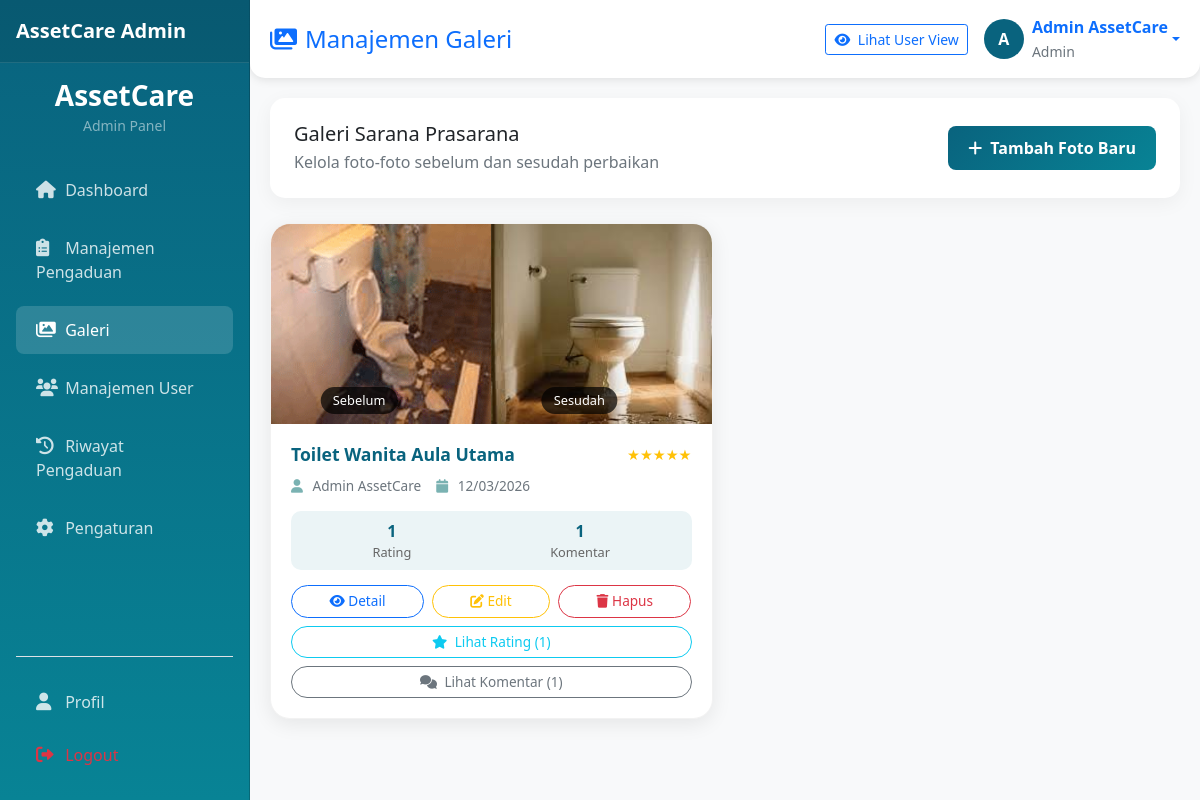
Page /admin/galeri.php (signed in) on the committed database.
### tables this page shows
CREATE TABLE `galeri` (
  `id` int(11) NOT NULL,
  `user_id` int(11) NOT NULL,
  `judul` varchar(255) NOT NULL,
  `foto_before` varchar(255) NOT NULL,
  `foto_after` varchar(255) NOT NULL,
  `deskripsi` text DEFAULT NULL,
  `created_at` timestamp NOT NULL DEFAULT current_timestamp(),
  `updated_at` timestamp NOT NULL DEFAULT current_timestamp() ON UPDATE current_timestamp()
);

CREATE TABLE `users` (
  `id` int(11) NOT NULL,
  `nama` varchar(100) NOT NULL,
  `email` varchar(100) NOT NULL,
  `password` varchar(255) NOT NULL,
  `role` enum('pegawai','admin') DEFAULT 'pegawai',
  `status` varchar(10) DEFAULT 'aktif',
  `created_at` timestamp NOT NULL DEFAULT current_timestamp(),
  `updated_at` timestamp NOT NULL DEFAULT current_timestamp() ON UPDATE current_timestamp()
);

### config/database.php (called while the page is built, shortened)
<?php
class Database {
    private $host = "localhost";
    private $username = "root";
    private $password = "";
    private $database = "sapraskantor";
    public $conn;
    public function __construct() {
        $this->conn = new mysqli($this->host, $this->username, $this->password, $this->database);
    }
    public function query($sql) {
        return $this->conn->query($sql);
    }
}
?>

### admin/galeri.php (the view, shortened to what this page needs)
<?php
require_once '../config/database.php';
$db = new Database();
$query = "SELECT g.*, u.nama as uploader_nama,
          COUNT(DISTINCT r.id) as total_rating,
          COUNT(DISTINCT k.id) as total_komentar,
          COALESCE(AVG(r.rating), 0) as avg_rating
          FROM galeri g
          LEFT JOIN users u ON g.user_id = u.id
          LEFT JOIN rating_galeri r ON g.id = r.galeri_id
          LEFT JOIN komentar_galeri k ON g.id = k.galeri_id
          GROUP BY g.id
          ORDER BY g.created_at DESC";
$result = $db->query($query);
$galeri = $result ? $result->fetch_all(MYSQLI_ASSOC) : [];
?>
<!DOCTYPE html>
<html lang="id">
<head>
    <link href="https://cdn.jsdelivr.net/npm/bootstrap@5.1.3/dist/css/bootstrap.min.css" rel="stylesheet">
    <link rel="stylesheet" href="https://cdnjs.cloudflare.com/ajax/libs/font-awesome/6.0.0/css/all.min.css">
    <link rel="stylesheet" href="https://cdnjs.cloudflare.com/ajax/libs/animate.css/4.1.1/animate.min.css">
</head>
<body>
    <?php include 'sidebar.php'; ?>
    <div class="main-content">
        <div class="navbar-top d-flex justify-content-between align-items-center">
            <h4 class="mb-0 text-primary"><i class="fas fa-images me-2"></i>Manajemen Galeri</h4>
            <div class="d-flex align-items-center gap-3">
                <a href="../user/galeri.php" target="_blank" class="btn btn-outline-primary btn-sm"><i class="fas fa-eye me-1"></i> Lihat User View</a>
                <div class="dropdown">
                    <a href="#" class="d-flex align-items-center text-decoration-none dropdown-toggle" data-bs-toggle="dropdown">
                        <div class="profile-avatar me-2"><?php echo isset($_SESSION['nama']) ? substr($_SESSION['nama'], 0, 1) : 'A'; ?></div>
                        <div class="d-none d-md-block">
                            <span class="fw-bold"><?php echo $_SESSION['nama'] ?? 'Admin'; ?></span><br>
                            <small class="text-muted">Admin</small>
                        </div>
                    </a>
                </div>
            </div>
        </div>
        <div class="card p-4 mb-4" style="background: white; border-radius: 15px; border: none; box-shadow: 0 5px 20px rgba(0,0,0,0.05);">
            <div class="d-flex justify-content-between align-items-center">
                <div>
                    <h5 class="mb-1">Galeri Sarana Prasarana</h5>
                    <p class="text-muted mb-0">Kelola foto-foto sebelum dan sesudah perbaikan</p>
                </div>
                <button class="btn btn-primary-custom" data-bs-toggle="modal" data-bs-target="#tambahModal">
                    <i class="fas fa-plus me-2"></i>Tambah Foto Baru
                </button>
            </div>
        </div>
        <?php if (empty($galeri)): ?>
            <div class="empty-state animate__animated animate__fadeIn">
                <i class="fas fa-camera"></i>
                <h5 class="text-muted">Belum ada foto</h5>
                <p class="mb-3">Klik tombol "Tambah Foto Baru" untuk mulai mengunggah</p>
                <button class="btn btn-primary-custom" data-bs-toggle="modal" data-bs-target="#tambahModal">Tambah Foto Pertama</button>
            </div>
        <?php else: ?>
            <div class="galeri-grid">
                <?php foreach ($galeri as $g): ?>
                    <div class="galeri-card animate__animated animate__fadeInUp">
                        <div class="foto-container">
                            <img src="../assets/uploads/galeri/<?php echo $g['foto_before']; ?>" onerror="this.src='../assets/images/no-image.jpg'">
                            <img src="../assets/uploads/galeri/<?php echo $g['foto_after']; ?>" onerror="this.src='../assets/images/no-image.jpg'">
                            <span class="foto-label">Sebelum</span>
                            <span class="foto-label after">Sesudah</span>
                        </div>
                        <div class="card-content">
                            <div class="card-header-info">
                                <h6 class="card-title" title="<?php echo htmlspecialchars($g['judul']); ?>"><?php echo htmlspecialchars(substr($g['judul'],0,40)) . (strlen($g['judul'])>40?'...':''); ?></h6>
                                <span class="rating-stars">
                                    <?php $avg = round($g['avg_rating']??0); for($i=1;$i<=5;$i++): echo $i<=$avg?'★':'☆'; endfor; ?>
                                </span>
                            </div>
                            <div class="card-meta">
                                <span><i class="fas fa-user"></i> <?php echo htmlspecialchars($g['uploader_nama']??'Admin'); ?></span>
                                <span><i class="fas fa-calendar"></i> <?php echo date('d/m/Y', strtotime($g['created_at'])); ?></span>
                            </div>
                            <div class="stats-badge">
                                <div class="stat-item"><div class="stat-value"><?php echo $g['total_rating']; ?></div><div class="stat-label">Rating</div></div>
                                <div class="stat-item"><div class="stat-value"><?php echo $g['total_komentar']; ?></div><div class="stat-label">Komentar</div></div>
                            </div>
                            <div class="d-flex gap-2">
                                <button class="btn btn-outline-primary btn-sm flex-fill btn-aksi" data-bs-toggle="modal" data-bs-target="#detailModal<?php echo $g['id']; ?>"><i class="fas fa-eye"></i> Detail</button>
                                <button class="btn btn-outline-warning btn-sm flex-fill btn-aksi" data-bs-toggle="modal" data-bs-target="#editModal<?php echo $g['id']; ?>"><i class="fas fa-edit"></i> Edit</button>
                                <button class="btn btn-outline-danger btn-sm flex-fill btn-aksi" data-bs-toggle="modal" data-bs-target="#hapusModal<?php echo $g['id']; ?>"><i class="fas fa-trash"></i> Hapus</button>
                            </div>
                            <button class="btn btn-outline-info btn-sm w-100 mt-2 btn-aksi" data-bs-toggle="modal" data-bs-target="#ratingModal<?php echo $g['id']; ?>">
                                <i class="fas fa-star me-1"></i> Lihat Rating (<?php echo $g['total_rating']; ?>)
                            </button>
                            <button class="btn btn-outline-secondary btn-sm w-100 mt-2 btn-aksi" data-bs-toggle="modal" data-bs-target="#komentarModal<?php echo $g['id']; ?>">
                                <i class="fas fa-comments me-1"></i> Lihat Komentar (<?php echo $g['total_komentar']; ?>)
                            </button>
                        </div>
                    </div>
                <?php endforeach; ?>
            </div>
        <?php endif; ?>
    </div>
</body>
</html>

### admin/galeri.php (style rules this page uses)
:root { --primary: #09637E; --secondary: #088395; --accent: #7AB2B2; --light: #EBF4F6; }
body { background-color: #f8f9fa; font-family: 'Segoe UI', Tahoma, Geneva, Verdana, sans-serif; }
.profile-avatar { width: 40px; height: 40px; background: var(--primary); color: white; border-radius: 50%; display: flex; align-items: center; justify-content: center; font-weight: bold; }
.main-content { margin-left: 250px; padding: 20px; }
.navbar-top { background: white; box-shadow: 0 2px 10px rgba(0,0,0,0.1); padding: 15px 20px; margin: -20px -20px 20px; border-radius: 0 0 15px 15px; }
.btn-primary-custom { background: linear-gradient(135deg, var(--primary), var(--secondary)); border: none; color: white; padding: 10px 20px; border-radius: 8px; font-weight: 600; transition: all 0.3s; }
.galeri-grid { display: grid; grid-template-columns: repeat(auto-fill, minmax(350px, 1fr)); gap: 25px; margin-top: 25px; }
.galeri-card { background: white; border-radius: 20px; overflow: hidden; box-shadow: 0 5px 20px rgba(0,0,0,0.08); transition: all 0.3s ease; border: 1px solid rgba(0,0,0,0.05); }
.foto-container { display: flex; height: 200px; position: relative; overflow: hidden; }
.foto-container img { width: 50%; object-fit: cover; transition: transform 0.5s; }
.foto-label { position: absolute; bottom: 10px; left: 20%; transform: translateX(-50%); background: rgba(0,0,0,0.7); color: white; padding: 4px 12px; border-radius: 20px; font-size: 0.8rem; z-index: 2; }
.foto-label.after { left: 70%; }
.card-content { padding: 20px; }
.card-header-info { display: flex; justify-content: space-between; align-items: center; margin-bottom: 10px; }
.card-title { color: var(--primary); font-weight: 700; font-size: 1.1rem; margin: 0; }
.card-meta { display: flex; gap: 15px; color: #6c757d; font-size: 0.85rem; margin-bottom: 15px; }
.card-meta i { color: var(--accent); width: 18px; }
.rating-stars { color: #ffc107; font-size: 0.9rem; }
.stats-badge { background: var(--light); padding: 8px 12px; border-radius: 10px; margin-bottom: 15px; display: flex; justify-content: space-around; }
.stat-item { text-align: center; }
.stat-value { font-weight: 700; color: var(--primary); }
.stat-label { font-size: 0.8rem; color: #666; }
.btn-aksi { font-size: 0.85rem; padding: 5px 10px; border-radius: 20px; }

### admin/sidebar.php (style rules this page uses)
@media (min-width: 992px) { .main-content { margin-left: 250px; } }

### rows in the picture
galeri: foto_before (picture), foto_after (picture), judul "Toilet Wanita Aula Utama", user.nama "Admin AssetCare", created_at "12/03/2026", total_rating "1", total_komentar "1"

### other values in the picture
substr($_SESSION['nama'], 0, 1) "A"
$_SESSION['nama'] "Admin AssetCare"
